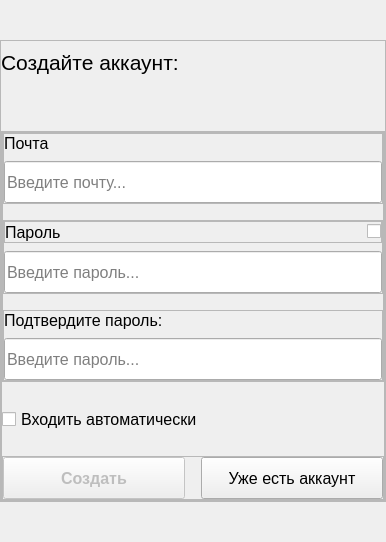
         <widget class="QWidget" name="signup_page">
          <layout class="QVBoxLayout" name="verticalLayout_16">
           <property name="spacing">
            <number>0</number>
           </property>
           <property name="leftMargin">
            <number>0</number>
           </property>
           <property name="topMargin">
            <number>0</number>
           </property>
           <property name="rightMargin">
            <number>0</number>
           </property>
           <property name="bottomMargin">
            <number>0</number>
           </property>
           <item>
            <spacer name="verticalSpacer_5">
             <property name="orientation">
              <enum>Qt::Vertical</enum>
             </property>
             <property name="sizeHint" stdset="0">
              <size>
               <width>20</width>
               <height>40</height>
              </size>
             </property>
            </spacer>
           </item>
           <item>
            <widget class="QFrame" name="content_frame_2">
             <property name="frameShape">
              <enum>QFrame::StyledPanel</enum>
             </property>
             <property name="frameShadow">
              <enum>QFrame::Raised</enum>
             </property>
             <layout class="QVBoxLayout" name="verticalLayout_15">
              <property name="spacing">
               <number>56</number>
              </property>
              <property name="leftMargin">
               <number>0</number>
              </property>
              <property name="rightMargin">
               <number>0</number>
              </property>
              <property name="bottomMargin">
               <number>0</number>
              </property>
              <item>
               <widget class="QLabel" name="create_account_label">
                <property name="font">
                 <font>
                  <pointsize>16</pointsize>
                 </font>
                </property>
                <property name="text">
                 <string>Создайте аккаунт:</string>
                </property>
               </widget>
              </item>
              <item>
               <widget class="QFrame" name="actions_frame_2">
                <property name="frameShape">
                 <enum>QFrame::StyledPanel</enum>
                </property>
                <property name="frameShadow">
                 <enum>QFrame::Raised</enum>
                </property>
                <layout class="QVBoxLayout" name="verticalLayout_14">
                 <property name="spacing">
                  <number>16</number>
                 </property>
                 <property name="leftMargin">
                  <number>0</number>
                 </property>
                 <property name="topMargin">
                  <number>0</number>
                 </property>
                 <property name="rightMargin">
                  <number>0</number>
                 </property>
                 <property name="bottomMargin">
                  <number>0</number>
                 </property>
                 <item>
                  <widget class="QFrame" name="input_fields_frame_2">
                   <property name="frameShape">
                    <enum>QFrame::StyledPanel</enum>
                   </property>
                   <property name="frameShadow">
                    <enum>QFrame::Raised</enum>
                   </property>
                   <layout class="QVBoxLayout" name="verticalLayout_9">
                    <property name="spacing">
                     <number>16</number>
                    </property>
                    <property name="leftMargin">
                     <number>0</number>
                    </property>
                    <property name="topMargin">
                     <number>0</number>
                    </property>
                    <property name="rightMargin">
                     <number>0</number>
                    </property>
                    <property name="bottomMargin">
                     <number>0</number>
                    </property>
                    <item>
                     <widget class="QFrame" name="email_field_2">
                      <property name="frameShape">
                       <enum>QFrame::StyledPanel</enum>
                      </property>
                      <property name="frameShadow">
                       <enum>QFrame::Raised</enum>
                      </property>
                      <layout class="QVBoxLayout" name="verticalLayout_10">
                       <property name="spacing">
                        <number>8</number>
                       </property>
                       <property name="leftMargin">
                        <number>0</number>
                       </property>
                       <property name="topMargin">
                        <number>0</number>
                       </property>
                       <property name="rightMargin">
                        <number>0</number>
                       </property>
                       <property name="bottomMargin">
                        <number>0</number>
                       </property>
                       <item>
                        <widget class="QLabel" name="email_label_2">
                         <property name="sizePolicy">
                          <sizepolicy hsizetype="Minimum" vsizetype="Preferred">
                           <horstretch>0</horstretch>
                           <verstretch>0</verstretch>
                          </sizepolicy>
                         </property>
                         <property name="font">
                          <font>
                           <pointsize>12</pointsize>
                          </font>
                         </property>
                         <property name="text">
                          <string>Почта</string>
                         </property>
                        </widget>
                       </item>
                       <item>
                        <widget class="QLineEdit" name="email_lineEdit_2">
                         <property name="minimumSize">
                          <size>
                           <width>0</width>
                           <height>42</height>
                          </size>
                         </property>
                         <property name="font">
                          <font>
                           <pointsize>12</pointsize>
                          </font>
                         </property>
                         <property name="placeholderText">
                          <string>Введите почту...</string>
                         </property>
                         <property name="clearButtonEnabled">
                          <bool>false</bool>
                         </property>
                        </widget>
                       </item>
                      </layout>
                     </widget>
                    </item>
                    <item>
                     <widget class="QFrame" name="password_field_2">
                      <property name="frameShape">
                       <enum>QFrame::StyledPanel</enum>
                      </property>
                      <property name="frameShadow">
                       <enum>QFrame::Raised</enum>
                      </property>
                      <layout class="QVBoxLayout" name="verticalLayout_11">
                       <property name="spacing">
                        <number>8</number>
                       </property>
                       <property name="leftMargin">
                        <number>0</number>
                       </property>
                       <property name="topMargin">
                        <number>0</number>
                       </property>
                       <property name="rightMargin">
                        <number>0</number>
                       </property>
                       <property name="bottomMargin">
                        <number>0</number>
                       </property>
                       <item>
                        <widget class="QFrame" name="passoword_label_frame_2">
                         <property name="frameShape">
                          <enum>QFrame::StyledPanel</enum>
                         </property>
                         <property name="frameShadow">
                          <enum>QFrame::Raised</enum>
                         </property>
                         <layout class="QHBoxLayout" name="horizontalLayout_11">
                          <property name="spacing">
                           <number>0</number>
                          </property>
                          <property name="leftMargin">
                           <number>0</number>
                          </property>
                          <property name="topMargin">
                           <number>0</number>
                          </property>
                          <property name="rightMargin">
                           <number>0</number>
                          </property>
                          <property name="bottomMargin">
                           <number>0</number>
                          </property>
                          <item>
                           <widget class="QLabel" name="password_label_2">
                            <property name="sizePolicy">
                             <sizepolicy hsizetype="Minimum" vsizetype="Preferred">
                              <horstretch>0</horstretch>
                              <verstretch>0</verstretch>
                             </sizepolicy>
                            </property>
                            <property name="font">
                             <font>
                              <pointsize>12</pointsize>
                             </font>
                            </property>
                            <property name="text">
                             <string>Пароль</string>
                            </property>
                           </widget>
                          </item>
                          <item>
                           <spacer name="horizontalSpacer_6">
                            <property name="orientation">
                             <enum>Qt::Horizontal</enum>
                            </property>
                            <property name="sizeHint" stdset="0">
                             <size>
                              <width>306</width>
                              <height>20</height>
                             </size>
                            </property>
                           </spacer>
                          </item>
                          <item>
                           <widget class="ViewPasswordCheckbox" name="view_password_checkBox_2">
                            <property name="text">
                             <string/>
                            </property>
                           </widget>
                          </item>
                         </layout>
                        </widget>
                       </item>
                       <item>
                        <widget class="QLineEdit" name="password_lineEdit_2">
                         <property name="minimumSize">
                          <size>
                           <width>0</width>
                           <height>42</height>
                          </size>
                         </property>
                         <property name="font">
                          <font>
                           <pointsize>12</pointsize>
                          </font>
                         </property>
                         <property name="echoMode">
                          <enum>QLineEdit::Password</enum>
                         </property>
                         <property name="placeholderText">
                          <string>Введите пароль...</string>
                         </property>
                         <property name="clearButtonEnabled">
                          <bool>false</bool>
                         </property>
                        </widget>
                       </item>
                      </layout>
                     </widget>
                    </item>
                    <item>
                     <widget class="QFrame" name="password_field_3">
                      <property name="frameShape">
                       <enum>QFrame::StyledPanel</enum>
                      </property>
                      <property name="frameShadow">
                       <enum>QFrame::Raised</enum>
                      </property>
                      <layout class="QVBoxLayout" name="verticalLayout_13">
                       <property name="spacing">
                        <number>8</number>
                       </property>
                       <property name="leftMargin">
                        <number>0</number>
                       </property>
                       <property name="topMargin">
                        <number>0</number>
                       </property>
                       <property name="rightMargin">
                        <number>0</number>
                       </property>
                       <property name="bottomMargin">
                        <number>0</number>
                       </property>
                       <item>
                        <widget class="QLabel" name="password_label_3">
                         <property name="sizePolicy">
                          <sizepolicy hsizetype="Minimum" vsizetype="Preferred">
                           <horstretch>0</horstretch>
                           <verstretch>0</verstretch>
                          </sizepolicy>
                         </property>
                         <property name="font">
                          <font>
                           <pointsize>12</pointsize>
                          </font>
                         </property>
                         <property name="text">
                          <string>Подтвердите пароль:</string>
                         </property>
                        </widget>
                       </item>
                       <item>
                        <widget class="QLineEdit" name="password_lineEdit_4">
                         <property name="minimumSize">
                          <size>
                           <width>0</width>
                           <height>42</height>
                          </size>
                         </property>
                         <property name="font">
                          <font>
                           <pointsize>12</pointsize>
                          </font>
                         </property>
                         <property name="echoMode">
                          <enum>QLineEdit::Password</enum>
                         </property>
                         <property name="placeholderText">
                          <string>Введите пароль...</string>
                         </property>
                         <property name="clearButtonEnabled">
                          <bool>false</bool>
                         </property>
                        </widget>
                       </item>
                      </layout>
                     </widget>
                    </item>
                   </layout>
                  </widget>
                 </item>
                 <item>
                  <widget class="QCheckBox" name="auto_login_checkBox_2">
                   <property name="sizePolicy">
                    <sizepolicy hsizetype="Expanding" vsizetype="Fixed">
                     <horstretch>0</horstretch>
                     <verstretch>0</verstretch>
                    </sizepolicy>
                   </property>
                   <property name="minimumSize">
                    <size>
                     <width>0</width>
                     <height>42</height>
                    </size>
                   </property>
                   <property name="font">
                    <font>
                     <pointsize>12</pointsize>
                    </font>
                   </property>
                   <property name="text">
                    <string>Входить автоматически</string>
                   </property>
                  </widget>
                 </item>
                 <item>
                  <widget class="QFrame" name="login_buttons_2">
                   <property name="frameShape">
                    <enum>QFrame::StyledPanel</enum>
                   </property>
                   <property name="frameShadow">
                    <enum>QFrame::Raised</enum>
                   </property>
                   <layout class="QHBoxLayout" name="horizontalLayout_7">
                    <property name="spacing">
                     <number>16</number>
                    </property>
                    <property name="leftMargin">
                     <number>0</number>
                    </property>
                    <property name="topMargin">
                     <number>0</number>
                    </property>
                    <property name="rightMargin">
                     <number>0</number>
                    </property>
                    <property name="bottomMargin">
                     <number>0</number>
                    </property>
                    <item>
                     <widget class="PrimaryButton" name="create_pushButton">
                      <property name="enabled">
                       <bool>false</bool>
                      </property>
                      <property name="minimumSize">
                       <size>
                        <width>0</width>
                        <height>42</height>
                       </size>
                      </property>
                      <property name="font">
                       <font>
                        <pointsize>12</pointsize>
                        <weight>75</weight>
                        <bold>true</bold>
                       </font>
                      </property>
                      <property name="text">
                       <string>Создать</string>
                      </property>
                     </widget>
                    </item>
                    <item>
                     <widget class="TertiaryButton" name="have_account_pushButton">
                      <property name="minimumSize">
                       <size>
                        <width>0</width>
                        <height>42</height>
                       </size>
                      </property>
                      <property name="font">
                       <font>
                        <pointsize>12</pointsize>
                       </font>
                      </property>
                      <property name="text">
                       <string>Уже есть аккаунт</string>
                      </property>
                     </widget>
                    </item>
                   </layout>
                  </widget>
                 </item>
                </layout>
               </widget>
              </item>
             </layout>
            </widget>
           </item>
           <item>
            <spacer name="verticalSpacer_3">
             <property name="orientation">
              <enum>Qt::Vertical</enum>
             </property>
             <property name="sizeHint" stdset="0">
              <size>
               <width>20</width>
               <height>40</height>
              </size>
             </property>
            </spacer>
           </item>
          </layout>
         </widget>
